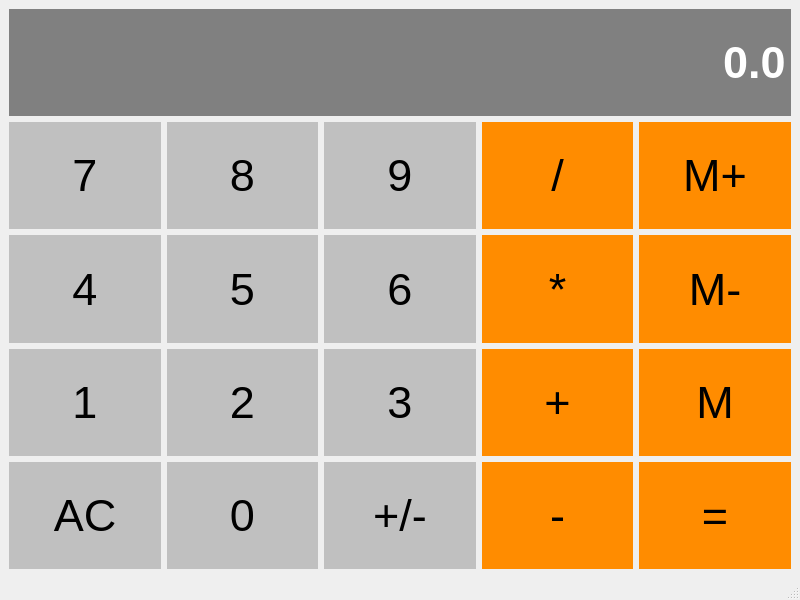
<?xml version="1.0" encoding="UTF-8"?>
<ui version="4.0">
 <class>MainWindow</class>
 <widget class="QMainWindow" name="MainWindow">
  <property name="geometry">
   <rect>
    <x>0</x>
    <y>0</y>
    <width>800</width>
    <height>600</height>
   </rect>
  </property>
  <property name="windowTitle">
   <string>MainWindow</string>
  </property>
  <widget class="QWidget" name="centralwidget">
   <layout class="QGridLayout" name="gridLayout">
    <item row="1" column="4">
     <widget class="QPushButton" name="MemAdd">
      <property name="sizePolicy">
       <sizepolicy hsizetype="Preferred" vsizetype="Preferred">
        <horstretch>0</horstretch>
        <verstretch>0</verstretch>
       </sizepolicy>
      </property>
      <property name="font">
       <font>
        <pointsize>34</pointsize>
       </font>
      </property>
      <property name="styleSheet">
       <string notr="true">QPushButton {
	background-color: #FF8C00;
	border: 1px solud gray;
	color: black;
	padding: 5px;
}
QPushButton:pressed {
	background-color: #A9A9A9;
	border: 1px solud gray;
	padding: 5px;
}</string>
      </property>
      <property name="text">
       <string>M+</string>
      </property>
     </widget>
    </item>
    <item row="2" column="1">
     <widget class="QPushButton" name="Button5">
      <property name="sizePolicy">
       <sizepolicy hsizetype="Preferred" vsizetype="Preferred">
        <horstretch>0</horstretch>
        <verstretch>0</verstretch>
       </sizepolicy>
      </property>
      <property name="font">
       <font>
        <pointsize>34</pointsize>
       </font>
      </property>
      <property name="styleSheet">
       <string notr="true">QPushButton {
	background-color: #C0C0C0;
	border: 1px solud gray;
	color: black;
	padding: 5px;
}
QPushButton:pressed {
	background-color: #A9A9A9;
	border: 1px solud gray;
	padding: 5px;
}</string>
      </property>
      <property name="text">
       <string>5</string>
      </property>
     </widget>
    </item>
    <item row="2" column="4">
     <widget class="QPushButton" name="MemClear">
      <property name="sizePolicy">
       <sizepolicy hsizetype="Preferred" vsizetype="Preferred">
        <horstretch>0</horstretch>
        <verstretch>0</verstretch>
       </sizepolicy>
      </property>
      <property name="font">
       <font>
        <pointsize>34</pointsize>
       </font>
      </property>
      <property name="styleSheet">
       <string notr="true">QPushButton {
	background-color: #FF8C00;
	border: 1px solud gray;
	color: black;
	padding: 5px;
}
QPushButton:pressed {
	background-color: #A9A9A9;
	border: 1px solud gray;
	padding: 5px;
}</string>
      </property>
      <property name="text">
       <string>M-</string>
      </property>
     </widget>
    </item>
    <item row="1" column="3">
     <widget class="QPushButton" name="Divide">
      <property name="sizePolicy">
       <sizepolicy hsizetype="Preferred" vsizetype="Preferred">
        <horstretch>0</horstretch>
        <verstretch>0</verstretch>
       </sizepolicy>
      </property>
      <property name="font">
       <font>
        <pointsize>34</pointsize>
       </font>
      </property>
      <property name="styleSheet">
       <string notr="true">QPushButton {
	background-color: #FF8C00;
	border: 1px solud gray;
	color: black;
	padding: 5px;
}
QPushButton:pressed {
	background-color: #A9A9A9;
	border: 1px solud gray;
	padding: 5px;
}</string>
      </property>
      <property name="text">
       <string>/</string>
      </property>
     </widget>
    </item>
    <item row="1" column="0">
     <widget class="QPushButton" name="Button7">
      <property name="sizePolicy">
       <sizepolicy hsizetype="Preferred" vsizetype="Preferred">
        <horstretch>0</horstretch>
        <verstretch>0</verstretch>
       </sizepolicy>
      </property>
      <property name="font">
       <font>
        <pointsize>34</pointsize>
       </font>
      </property>
      <property name="styleSheet">
       <string notr="true">QPushButton {
	background-color: #C0C0C0;
	border: 1px solud gray;
	color: black;
	padding: 5px;
}
QPushButton:pressed {
	background-color: #A9A9A9;
	border: 1px solud gray;
	padding: 5px;
}</string>
      </property>
      <property name="text">
       <string>7</string>
      </property>
     </widget>
    </item>
    <item row="2" column="3">
     <widget class="QPushButton" name="Multiply">
      <property name="sizePolicy">
       <sizepolicy hsizetype="Preferred" vsizetype="Preferred">
        <horstretch>0</horstretch>
        <verstretch>0</verstretch>
       </sizepolicy>
      </property>
      <property name="font">
       <font>
        <pointsize>34</pointsize>
       </font>
      </property>
      <property name="styleSheet">
       <string notr="true">QPushButton {
	background-color: #FF8C00;
	border: 1px solud gray;
	color: black;
	padding: 5px;
}
QPushButton:pressed {
	background-color: #A9A9A9;
	border: 1px solud gray;
	padding: 5px;
}</string>
      </property>
      <property name="text">
       <string>*</string>
      </property>
     </widget>
    </item>
    <item row="2" column="2">
     <widget class="QPushButton" name="Button6">
      <property name="sizePolicy">
       <sizepolicy hsizetype="Preferred" vsizetype="Preferred">
        <horstretch>0</horstretch>
        <verstretch>0</verstretch>
       </sizepolicy>
      </property>
      <property name="font">
       <font>
        <pointsize>34</pointsize>
       </font>
      </property>
      <property name="styleSheet">
       <string notr="true">QPushButton {
	background-color: #C0C0C0;
	border: 1px solud gray;
	color: black;
	padding: 5px;
}
QPushButton:pressed {
	background-color: #A9A9A9;
	border: 1px solud gray;
	padding: 5px;
}</string>
      </property>
      <property name="text">
       <string>6</string>
      </property>
     </widget>
    </item>
    <item row="1" column="1">
     <widget class="QPushButton" name="Button8">
      <property name="sizePolicy">
       <sizepolicy hsizetype="Preferred" vsizetype="Preferred">
        <horstretch>0</horstretch>
        <verstretch>0</verstretch>
       </sizepolicy>
      </property>
      <property name="font">
       <font>
        <pointsize>34</pointsize>
       </font>
      </property>
      <property name="styleSheet">
       <string notr="true">QPushButton {
	background-color: #C0C0C0;
	border: 1px solud gray;
	color: black;
	padding: 5px;
}
QPushButton:pressed {
	background-color: #A9A9A9;
	border: 1px solud gray;
	padding: 5px;
}</string>
      </property>
      <property name="text">
       <string>8</string>
      </property>
     </widget>
    </item>
    <item row="3" column="0">
     <widget class="QPushButton" name="Button1">
      <property name="sizePolicy">
       <sizepolicy hsizetype="Preferred" vsizetype="Preferred">
        <horstretch>0</horstretch>
        <verstretch>0</verstretch>
       </sizepolicy>
      </property>
      <property name="font">
       <font>
        <pointsize>34</pointsize>
       </font>
      </property>
      <property name="styleSheet">
       <string notr="true">QPushButton {
	background-color: #C0C0C0;
	border: 1px solud gray;
	color: black;
	padding: 5px;
}
QPushButton:pressed {
	background-color: #A9A9A9;
	border: 1px solud gray;
	padding: 5px;
}</string>
      </property>
      <property name="text">
       <string>1</string>
      </property>
     </widget>
    </item>
    <item row="2" column="0">
     <widget class="QPushButton" name="Button4">
      <property name="sizePolicy">
       <sizepolicy hsizetype="Preferred" vsizetype="Preferred">
        <horstretch>0</horstretch>
        <verstretch>0</verstretch>
       </sizepolicy>
      </property>
      <property name="font">
       <font>
        <pointsize>34</pointsize>
       </font>
      </property>
      <property name="styleSheet">
       <string notr="true">QPushButton {
	background-color: #C0C0C0;
	border: 1px solud gray;
	color: black;
	padding: 5px;
}
QPushButton:pressed {
	background-color: #A9A9A9;
	border: 1px solud gray;
	padding: 5px;
}</string>
      </property>
      <property name="text">
       <string>4</string>
      </property>
     </widget>
    </item>
    <item row="1" column="2">
     <widget class="QPushButton" name="Button9">
      <property name="sizePolicy">
       <sizepolicy hsizetype="Preferred" vsizetype="Preferred">
        <horstretch>0</horstretch>
        <verstretch>0</verstretch>
       </sizepolicy>
      </property>
      <property name="font">
       <font>
        <pointsize>34</pointsize>
       </font>
      </property>
      <property name="styleSheet">
       <string notr="true">QPushButton {
	background-color: #C0C0C0;
	border: 1px solud gray;
	color: black;
	padding: 5px;
}
QPushButton:pressed {
	background-color: #A9A9A9;
	border: 1px solud gray;
	padding: 5px;
}</string>
      </property>
      <property name="text">
       <string>9</string>
      </property>
     </widget>
    </item>
    <item row="4" column="0">
     <widget class="QPushButton" name="Clear">
      <property name="sizePolicy">
       <sizepolicy hsizetype="Preferred" vsizetype="Preferred">
        <horstretch>0</horstretch>
        <verstretch>0</verstretch>
       </sizepolicy>
      </property>
      <property name="font">
       <font>
        <pointsize>34</pointsize>
       </font>
      </property>
      <property name="styleSheet">
       <string notr="true">QPushButton {
	background-color: #C0C0C0;
	border: 1px solud gray;
	color: black;
	padding: 5px;
}
QPushButton:pressed {
	background-color: #A9A9A9;
	border: 1px solud gray;
	padding: 5px;
}</string>
      </property>
      <property name="text">
       <string>AC</string>
      </property>
     </widget>
    </item>
    <item row="3" column="1">
     <widget class="QPushButton" name="Button2">
      <property name="sizePolicy">
       <sizepolicy hsizetype="Preferred" vsizetype="Preferred">
        <horstretch>0</horstretch>
        <verstretch>0</verstretch>
       </sizepolicy>
      </property>
      <property name="font">
       <font>
        <pointsize>34</pointsize>
       </font>
      </property>
      <property name="styleSheet">
       <string notr="true">QPushButton {
	background-color: #C0C0C0;
	border: 1px solud gray;
	color: black;
	padding: 5px;
}
QPushButton:pressed {
	background-color: #A9A9A9;
	border: 1px solud gray;
	padding: 5px;
}</string>
      </property>
      <property name="text">
       <string>2</string>
      </property>
     </widget>
    </item>
    <item row="3" column="2">
     <widget class="QPushButton" name="Button3">
      <property name="sizePolicy">
       <sizepolicy hsizetype="Preferred" vsizetype="Preferred">
        <horstretch>0</horstretch>
        <verstretch>0</verstretch>
       </sizepolicy>
      </property>
      <property name="font">
       <font>
        <pointsize>34</pointsize>
       </font>
      </property>
      <property name="styleSheet">
       <string notr="true">QPushButton {
	background-color: #C0C0C0;
	border: 1px solud gray;
	color: black;
	padding: 5px;
}
QPushButton:pressed {
	background-color: #A9A9A9;
	border: 1px solud gray;
	padding: 5px;
}</string>
      </property>
      <property name="text">
       <string>3</string>
      </property>
     </widget>
    </item>
    <item row="3" column="3">
     <widget class="QPushButton" name="Add">
      <property name="sizePolicy">
       <sizepolicy hsizetype="Preferred" vsizetype="Preferred">
        <horstretch>0</horstretch>
        <verstretch>0</verstretch>
       </sizepolicy>
      </property>
      <property name="font">
       <font>
        <pointsize>34</pointsize>
       </font>
      </property>
      <property name="styleSheet">
       <string notr="true">QPushButton {
	background-color: #FF8C00;
	border: 1px solud gray;
	color: black;
	padding: 5px;
}
QPushButton:pressed {
	background-color: #A9A9A9;
	border: 1px solud gray;
	padding: 5px;
}</string>
      </property>
      <property name="text">
       <string>+</string>
      </property>
     </widget>
    </item>
    <item row="3" column="4">
     <widget class="QPushButton" name="MemGet">
      <property name="sizePolicy">
       <sizepolicy hsizetype="Preferred" vsizetype="Preferred">
        <horstretch>0</horstretch>
        <verstretch>0</verstretch>
       </sizepolicy>
      </property>
      <property name="font">
       <font>
        <pointsize>34</pointsize>
       </font>
      </property>
      <property name="styleSheet">
       <string notr="true">QPushButton {
	background-color: #FF8C00;
	border: 1px solud gray;
	color: black;
	padding: 5px;
}
QPushButton:pressed {
	background-color: #A9A9A9;
	border: 1px solud gray;
	padding: 5px;
}</string>
      </property>
      <property name="text">
       <string>M</string>
      </property>
     </widget>
    </item>
    <item row="4" column="1">
     <widget class="QPushButton" name="Button0">
      <property name="sizePolicy">
       <sizepolicy hsizetype="Preferred" vsizetype="Preferred">
        <horstretch>0</horstretch>
        <verstretch>0</verstretch>
       </sizepolicy>
      </property>
      <property name="font">
       <font>
        <pointsize>34</pointsize>
       </font>
      </property>
      <property name="styleSheet">
       <string notr="true">QPushButton {
	background-color: #C0C0C0;
	border: 1px solud gray;
	color: black;
	padding: 5px;
}
QPushButton:pressed {
	background-color: #A9A9A9;
	border: 1px solud gray;
	padding: 5px;
}</string>
      </property>
      <property name="text">
       <string>0</string>
      </property>
     </widget>
    </item>
    <item row="4" column="2">
     <widget class="QPushButton" name="ChangeSign">
      <property name="sizePolicy">
       <sizepolicy hsizetype="Preferred" vsizetype="Preferred">
        <horstretch>0</horstretch>
        <verstretch>0</verstretch>
       </sizepolicy>
      </property>
      <property name="font">
       <font>
        <pointsize>34</pointsize>
       </font>
      </property>
      <property name="styleSheet">
       <string notr="true">QPushButton {
	background-color: #C0C0C0;
	border: 1px solud gray;
	color: black;
	padding: 5px;
}
QPushButton:pressed {
	background-color: #A9A9A9;
	border: 1px solud gray;
	padding: 5px;
}</string>
      </property>
      <property name="text">
       <string>+/-</string>
      </property>
     </widget>
    </item>
    <item row="4" column="3">
     <widget class="QPushButton" name="Subtract">
      <property name="sizePolicy">
       <sizepolicy hsizetype="Preferred" vsizetype="Preferred">
        <horstretch>0</horstretch>
        <verstretch>0</verstretch>
       </sizepolicy>
      </property>
      <property name="font">
       <font>
        <pointsize>34</pointsize>
       </font>
      </property>
      <property name="styleSheet">
       <string notr="true">QPushButton {
	background-color: #FF8C00;
	border: 1px solud gray;
	color: black;
	padding: 5px;
}
QPushButton:pressed {
	background-color: #A9A9A9;
	border: 1px solud gray;
	padding: 5px;
}</string>
      </property>
      <property name="text">
       <string>-</string>
      </property>
     </widget>
    </item>
    <item row="4" column="4">
     <widget class="QPushButton" name="Equals">
      <property name="sizePolicy">
       <sizepolicy hsizetype="Preferred" vsizetype="Preferred">
        <horstretch>0</horstretch>
        <verstretch>0</verstretch>
       </sizepolicy>
      </property>
      <property name="font">
       <font>
        <pointsize>34</pointsize>
       </font>
      </property>
      <property name="styleSheet">
       <string notr="true">QPushButton {
	background-color: #FF8C00;
	border: 1px solud gray;
	color: black;
	padding: 5px;
}
QPushButton:pressed {
	background-color: #A9A9A9;
	border: 1px solud gray;
	padding: 5px;
}</string>
      </property>
      <property name="text">
       <string>=</string>
      </property>
     </widget>
    </item>
    <item row="0" column="0" colspan="5">
     <widget class="QLineEdit" name="Display">
      <property name="sizePolicy">
       <sizepolicy hsizetype="Preferred" vsizetype="Preferred">
        <horstretch>0</horstretch>
        <verstretch>0</verstretch>
       </sizepolicy>
      </property>
      <property name="font">
       <font>
        <family>Arial</family>
        <pointsize>34</pointsize>
        <bold>true</bold>
       </font>
      </property>
      <property name="styleSheet">
       <string notr="true">QLineEdit {
	background-color: gray;
	border: 1px solid gray;
	color: #ffffff;
}</string>
      </property>
      <property name="text">
       <string>0.0</string>
      </property>
      <property name="alignment">
       <set>Qt::AlignRight|Qt::AlignTrailing|Qt::AlignVCenter</set>
      </property>
     </widget>
    </item>
   </layout>
  </widget>
  <widget class="QMenuBar" name="menubar">
   <property name="geometry">
    <rect>
     <x>0</x>
     <y>0</y>
     <width>800</width>
     <height>21</height>
    </rect>
   </property>
  </widget>
  <widget class="QStatusBar" name="statusbar"/>
 </widget>
 <resources/>
 <connections/>
</ui>
